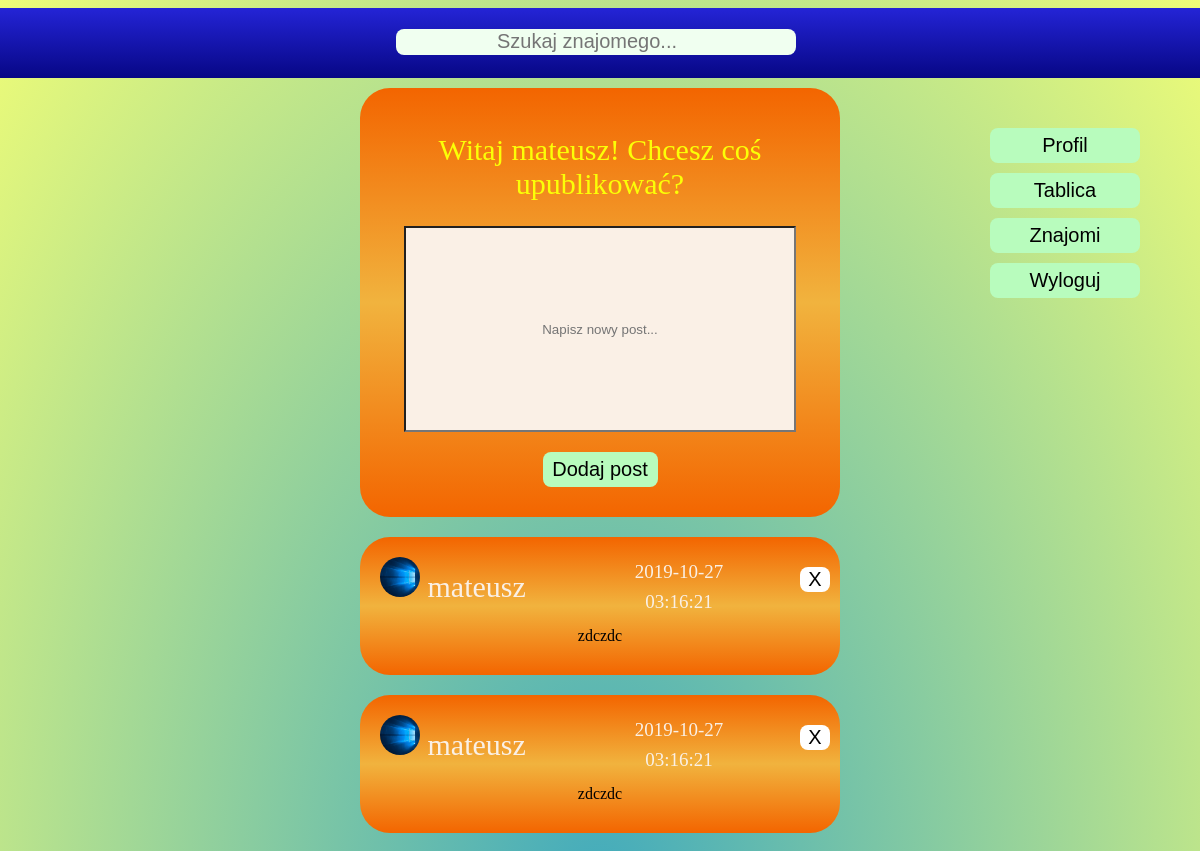
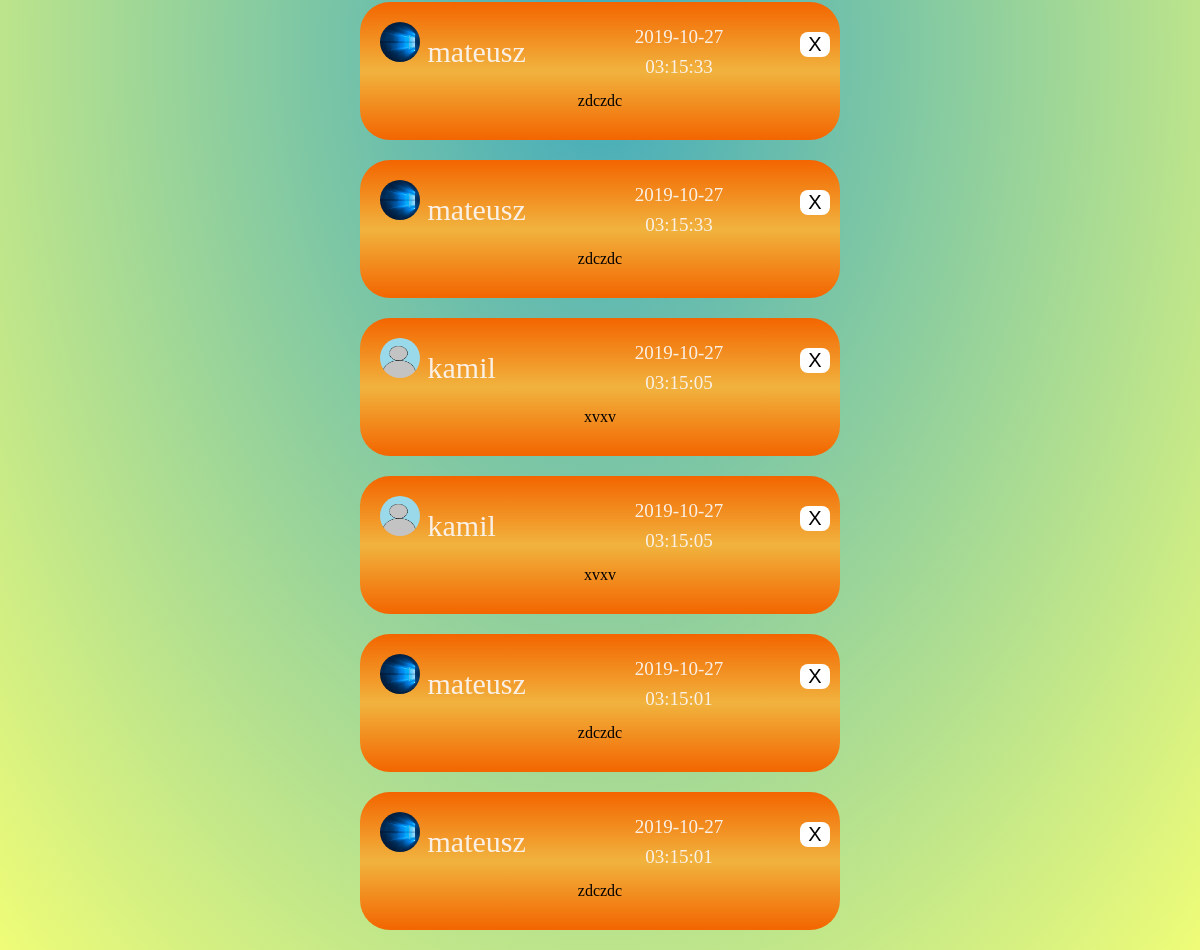
Screenshot of /tablica.php (signed in) with the database file from the repository (2 pictures, top to bottom).
### tables this page shows
CREATE TABLE `posty` (
  `ID` int(11) NOT NULL,
  `ID_LOGIN` int(11) NOT NULL,
  `TEKST` text NOT NULL,
  `DATA` datetime NOT NULL
);

CREATE TABLE `uzytkownicy` (
  `ID` int(11) NOT NULL,
  `LOGIN` varchar(100) NOT NULL,
  `HASLO` varchar(254) NOT NULL,
  `EMAIL` varchar(100) NOT NULL,
  `URODZENIE` date NOT NULL,
  `PLEC` varchar(10) NOT NULL,
  `OPIS` text,
  `MIEJSCOWOSC` text,
  `HOBBY` text,
  `Admin` text
);

### tablica.php (the view, shortened to what this page needs)
<!doctype html>
    <html>
        <head>
            <link rel="stylesheet" href="style.css">
            <link rel="stylesheet" href="tablica.css">
        </head>
        <body>
                <div class="strona">
                    <?php include "menu.php" ?>
                        <div class="log">
                            <div class="x"></div>
                            <div class=y_kontener>
                            <div class="y">
                                <div class="napis">
                                    Witaj <?php echo $_SESSION['zalogowany-user']; ?>! Chcesz coś upublikować?
                                </div>
                                <div class="post">
                                    <form action="tablica.php" method="post">
                                        <input type="text" placeholder="Napisz nowy post..."  name="text_post" class="okno_post" autofocus required>
                                </div>
                                <div class="dodaj_post">
                                        <input type="submit" name="dodaj" value="Dodaj post" class="zaloguj">
                                </div>
                            </div>
                            <?php
                                $login = $_SESSION['zalogowany-user'];
                                 require_once "polaczenie.php";
                                 try
                                 {
                                     $conn = new mysqli($servername, $username, $password, $dbname);
                                     if ($conn->connect_error)
                                         {
                                             throw new Exception(mysqli_connect_errno());
                                         }
                                     else
                                     {
                                        $sql1 = "SELECT TEKST,DATA,LOGIN,uzytkownicy.ID,posty.ID FROM znajomi,posty INNER JOIN uzytkownicy ON uzytkownicy.ID = posty.ID_LOGIN WHERE (uzytkownicy.ID = ID_LOGIN_1 AND ID_LOGIN_2 = (SELECT ID FROM uzytkownicy WHERE LOGIN='$login') OR uzytkownicy.ID = ID_LOGIN_2 AND ID_LOGIN_1 = (SELECT ID FROM uzytkownicy WHERE LOGIN='$login')) UNION ALL ( SELECT TEKST,DATA,LOGIN,uzytkownicy.ID,posty.ID FROM posty INNER JOIN uzytkownicy ON uzytkownicy.ID = posty.ID_LOGIN WHERE uzytkownicy.ID = (SELECT ID FROM uzytkownicy WHERE LOGIN='$login')) ORDER BY DATA DESC";
                                        $sql2 = "SELECT TEKST,DATA,LOGIN,uzytkownicy.ID,posty.ID FROM znajomi,posty INNER JOIN uzytkownicy ON uzytkownicy.ID = posty.ID_LOGIN ORDER BY DATA DESC";
                                        if($_SESSION['admin']=="TAK")
                                        {
                                            $sql = $sql2;
                                        }
                                        else
                                        {
                                            $sql = $sql1;
                                        }
                                         if($rezultat = $conn->query($sql))
                                         {
                                            if ($rezultat->num_rows > 0)
                                            {
                                                while($wiersz = $rezultat->fetch_assoc())
                                                {
                                                    $zdj1 = "./img/".$wiersz["LOGIN"].".jpg";
                                                    $zdj2 = "./img/profilowe.jpg";
                                                    $zdj = file_exists($zdj1) ? $zdj1 : $zdj2;
                                                    echo "<div class='y'>";
                                                    echo "<div class='autor'>";
                                                    echo "<a href='profil.php?LOGIN=".$wiersz["LOGIN"]."' class='link_autor'><img class='zdj' src='$zdj'  height='30' width='30'>   ".$wiersz["LOGIN"]."</a>";
                                                    echo "<div class='data'>".$wiersz["DATA"];
                                                    echo "</div>";
                                                    if(($login==$wiersz["LOGIN"])||($_SESSION['admin']=="TAK")) echo "<form action='tablica.php?ID=".$wiersz['ID']."' method='post'> <input type='submit' name='usun_post' value='X' class='usun_post'></form>";
                                                    echo "</div>";
                                                    echo "<div class='tekst'>".$wiersz["TEKST"]."</div>";
                                                    echo "</div>";
                                                }
                                            }
                                         }
                                         else
                                         {
                                             throw new Exception($conn->connect_error);
                                         }
                                     }
                                 }
                                catch (Exception $e)
								{
									die("<div class='server_blad'>Błąd połaczenia! Przepraszamy! Proszę spróbować za chwilę!</div>");
								}
                            ?>
                            </div>
                            <div class="x">
                            </div>
                        </div>
                    </div>
                </div>
        </body>
    </html>

### style.css (style rules this page uses)
body { margin-left: auto; margin-right: auto; background: radial-gradient(rgba(20, 150, 173, 0.808),rgba(225, 250, 4, 0.541)); width: 100%; height: 100%; min-height: 730px; }
.log { width:100%; height: 300px; }
.x { width:30%; float: left; min-height: 100px; height: 100%; }
.y { width:40%; min-width: 400px; background: linear-gradient(rgb(243, 101, 0),rgb(241, 179, 62),rgb(243, 101, 0)); text-align: center; padding-top: 20px; border-radius: 30px; float: left; }
input,textarea { background: rgb(184, 252, 189); }
.zaloguj { width: 25%; min-width: 100px; border-radius: 8px; cursor: pointer; min-height: 35px; margin-top: 10px; font-size: 20px; border: 1px; }
.usun_post { float: right; width: 30px; border-radius: 8px; cursor: pointer; margin-top: 10px; font-size: 20px; border: 1px; background-color: white; margin: 10px; }

### tablica.css (style rules this page uses)
.okno_post { width: 80%; min-height: 200px; text-align: center; background: linen; }
.napis { font-size: 30px; color: rgb(251, 255, 7); padding:25px; }
.dodaj_post { padding:10px; margin-bottom: 20px; }
.y { margin-bottom: 20px; width: 100%; }
.y_kontener { float: left; width:40%; min-width: 400px; }
.x { height: 20px; }
.autor { text-align: left; margin-left: 20px; padding-bottom: 30px; font-size: 20px; color: linen; }
.link_autor { text-decoration: none; color: linen; font-size: 30px; display: block; width: 50%; float: left; height:40px; line-height: 45px; }
.data { text-align: center; font-size: 19px; color: linen; width: 30%; float: left; line-height: 30px; height: 30px; }
.tekst { width: 80%; margin-left: auto; margin-right: auto; margin-top: 40px; padding-bottom: 30px; }
img { border-radius: 100px; min-width: 40px; min-height: 40px; }

### rows the page displays
posty: uzytkownicy.LOGIN (picture), uzytkownicy.LOGIN "mateusz", DATA "2019-10-27 03:16:21", TEKST "zdczdc"
posty: uzytkownicy.LOGIN (picture), uzytkownicy.LOGIN "mateusz", DATA "2019-10-27 03:15:33", TEKST "zdczdc"
posty: uzytkownicy.LOGIN (picture), uzytkownicy.LOGIN "kamil", DATA "2019-10-27 03:15:05", TEKST "xvxv"
posty: uzytkownicy.LOGIN (picture), uzytkownicy.LOGIN "mateusz", DATA "2019-10-27 03:15:01", TEKST "zdczdc"

### other values shown
$_SESSION['zalogowany-user'] "mateusz"
